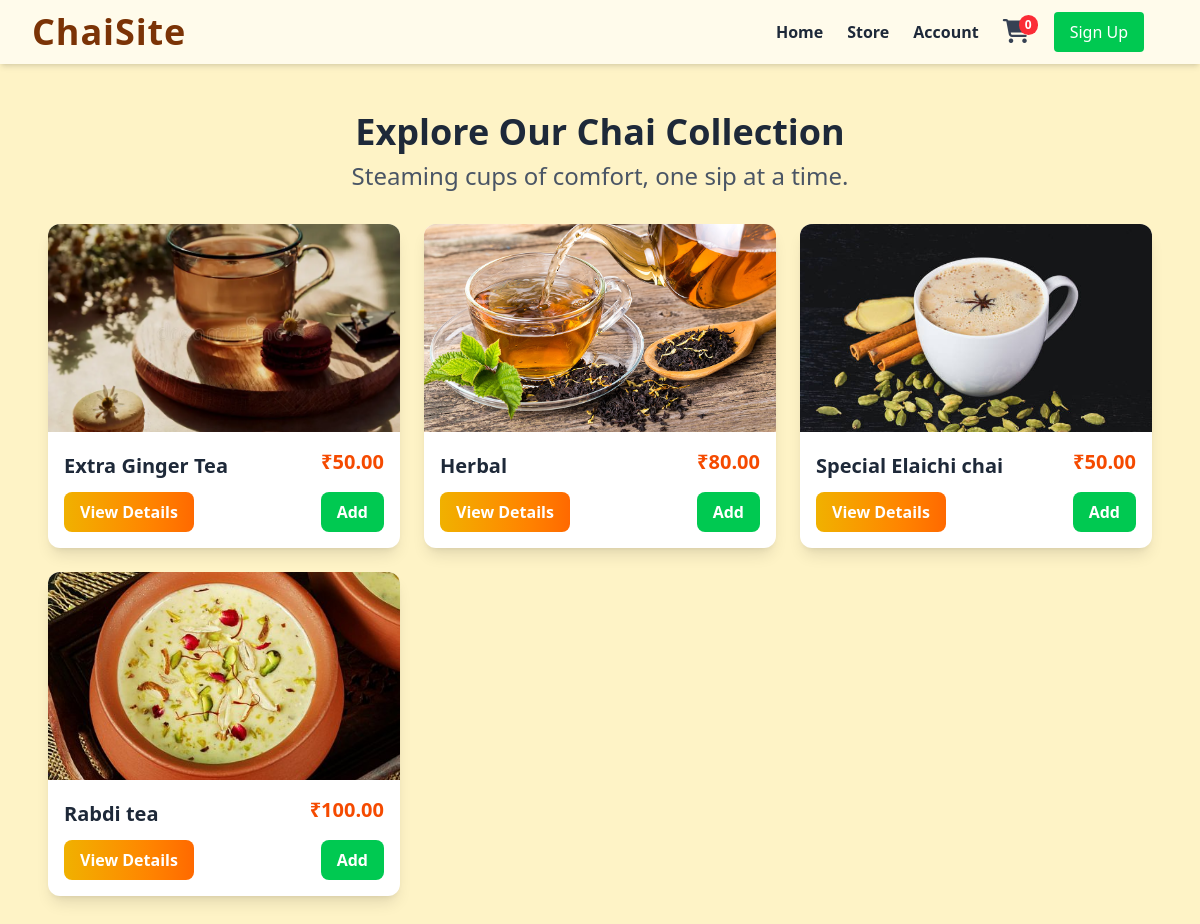
The app's page /chai/ with its own data.
### chai/models.py (models this page shows, shortened)
class ChaiVariety(models.Model):
    CHAI_TYPE_CHOICE=[
        ('ML','MASALA'),
        ('GR','GINGER'),
        ('KL','KIWI'),
        ('PL','PLAIN'),
        ('EL','ELAICHI'),
    ]
    name= models.CharField(max_length=100)
    image= models.ImageField(upload_to='chais/')
    date_addded=models.DateTimeField(default=timezone.now)
    type=models.CharField(max_length=2,choices=CHAI_TYPE_CHOICE)
    ingredients = models.TextField(blank=True, null=True)
    price = models.DecimalField(max_digits=6, decimal_places=2)
    reviewrating = models.FloatField(default=0.0)
    description= models.CharField(default= "no description yet")

### chai/views.py (the view, shortened to what this page needs)
# urls.py: path('',views.all_chai,name='all_chai'),
def all_chai(request):
    chais = ChaiVariety.objects.all()
    cart_items = {}
    return render(request, 'chai/all_chai.html', {
        'chais': chais,
        'cart_items': cart_items
    })

### cart/context.py (called while the page is built)
def cart_context(request):
    if request.user.is_authenticated:
        cart = Cart.objects.filter(user=request.user).first()
    else:
        cart = None
    return {'cart': cart}

### chai/templates/chai/all_chai.html (shortened to what this page needs)
{% extends "layout.html" %}
{% load static tailwind_tags %}
{% load custom_filters %}
{% block content %}
<div class="p-6 max-w-7xl mx-auto">
    <header class="mb-8 text-center">
        <h1 class="text-4xl font-bold text-gray-800 mb-2">Explore Our Chai Collection</h1>
        <p class="text-2xl text-gray-600 mx-auto text-center
          animate-fadeIn
          whitespace-normal sm:whitespace-nowrap">
          Steaming cups of comfort,<br class="block sm:hidden">
          one sip at a time.
        </p>
    </header>
    <div class="grid grid-cols-1 sm:grid-cols-2 md:grid-cols-3 gap-6">
        {% if chais %}
            {% for chai in chais %}
              {% with chai_id=chai.id|stringformat:"s" %}
              <div class="bg-white shadow-lg rounded-xl overflow-hidden hover:shadow-2xl transition-shadow duration-300">
                  <img class="w-full h-52 object-cover" src="{{ chai.image.url }}" alt="{{ chai.name|default:'Chai Image' }}">
                  <div class="p-4">
                      <div class="flex justify-between items-center gap-4">
                          <h3 class="text-xl font-semibold text-gray-800 mb-2">{{ chai.name }}</h3>
                          <p class="text-xl text-orange-600 font-semibold mb-4">₹{{ chai.price }}</p>
                      </div>
                      <div class="flex justify-between items-center gap-4">
                          <a href="{% url 'chai_detail' chai.id %}">
                              <button class="px-4 py-2 bg-gradient-to-r from-yellow-500
                                          to-orange-500 text-white font-semibold rounded-lg
                                          hover:from-yellow-600 hover:to-orange-600 transition">
                                  View Details
                              </button>
                          </a>
                          <div id="counterContainer{{ chai.id }}">
                              {% if chai.id in cart_items %}
                                  <button
                                      id="addBtn{{ chai.id }}"
                                      class="hidden px-4 py-2 bg-green-500 text-white font-semibold rounded-lg hover:bg-green-600 transition"
                                      onclick="addToCart({{ chai.id }})"
                                  >
                                      Add
                                  </button>
                                  <div id="quantityCounter{{ chai.id }}" class="flex items-center space-x-2 mt-2">
                                      <button onclick="updateCart('{{ chai.id }}', 'decrease')" class="px-2 py-1 bg-red-500 text-white rounded">−</button>
                                      <span id="quantityValue{{ chai.id }}" class="text-lg font-medium">{{ cart_items|get_item:chai.id }}</span>
                                      <button onclick="updateCart('{{ chai.id }}', 'increase')" class="px-2 py-1 bg-green-500 text-white rounded">+</button>
                                  </div>
                              {% else %}
                                  <button
                                      id="addBtn{{ chai.id }}"
                                      class="px-4 py-2 bg-green-500 text-white font-semibold rounded-lg hover:bg-green-600 transition"
                                      onclick="addToCart({{ chai.id }})"
                                  >
                                      Add
                                  </button>
                              {% endif %}
                          </div>
                      </div>
                  </div>
              </div>
              {% endwith %}
            {% endfor %}
        {% else %}
            <p class="col-span-full text-center text-gray-500 text-lg">No chai available at the moment.</p>
        {% endif %}
    </div>
</div>
{% endblock content %}

### records on screen
ChaiVariety: image (picture), name "Extra Ginger Tea", price "50.00"
ChaiVariety: image (picture), name "Herbal", price "80.00"
ChaiVariety: image (picture), name "Special Elaichi chai", price "50.00"
ChaiVariety: image (picture), name "Rabdi tea", price "100.00"
